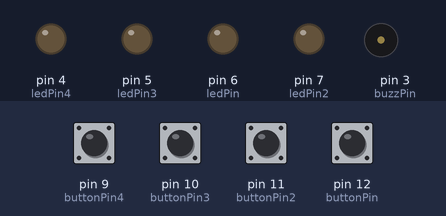
Simulated run of this sketch. Board: Arduino Uno, built with avr-gcc and run on an emulated ATmega328P. On the bench: output pins drawn as LEDs (lit = HIGH), buzzer (waves = sounding). The inputs (shaded band) are chosen by the test bench; at power-on: pin 9 (buttonPin4), pin 10 (buttonPin3), pin 11 (buttonPin2), pin 12 (buttonPin) LOW.

Above: at 1.2 s.
1.3 s: pin 12 (buttonPin) pulled HIGH for 0.15 s
At 3.65 s:
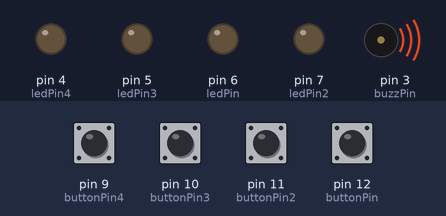
Timing chart, 0 to 8.4 s (numbered marks = the images above; inputs shaded):
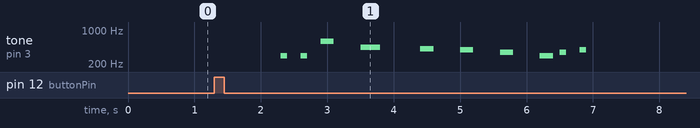

Measured:
- after the input at 1.3 s, tone on pin 3 (buzzPin): plays 293 Hz for 0.10 s, 293 Hz for 0.10 s, 587 Hz for 0.20 s, 440 Hz for 0.30 s, 415 Hz for 0.20 s, 392 Hz for 0.20 s … (10 notes in this stretch), starting after 1.0 s

The sketch:

megalovania.ino
```cpp
const int buttonPin = 12;
const int buttonPin2 = 11;
const int buttonPin3 = 10;
const int buttonPin4 = 9;
const int ledPin =  6;
const int ledPin2 =  7;
const int ledPin3 =  5;
const int ledPin4 =  4;

const int buzzPin = 3;
const int c = 293;
const int c2 = 587;
const int a = 440;
const int gsh = 415;
const int g = 392;
const int f = 349;


void setup() {
  // put your setup code here, to run once:
  pinMode(ledPin, OUTPUT);
  pinMode(ledPin2, OUTPUT);
  pinMode(ledPin3, OUTPUT);
  pinMode(ledPin4, OUTPUT);

  pinMode(buttonPin, INPUT);
  pinMode(buttonPin2, INPUT);
  pinMode(buttonPin3, INPUT);
  pinMode(buttonPin4, INPUT);
}

void loop() {
  // put your main code here, to run repeatedly:
   bool button1 = digitalRead(buttonPin);
    bool button2 = digitalRead(buttonPin2);
    bool button3 = digitalRead(buttonPin3);
    bool button4 = digitalRead(buttonPin4);

    if (button1 == true) {
    delay(1000);
    tone(3, c, 100);
    delay(300);
    tone(3, c, 100);
    delay(300);
    tone(3, c2, 200);
    delay(600);
    tone(3, a, 300);
    delay(900);
    tone(3, gsh, 200);
    delay(600);
    tone(3, g, 200);
    delay(600);
    tone(3, f, 200);
    delay(600);
    tone(3, c, 200);
    delay(300);
    tone(3, f, 100);
    delay(300);
    tone(3, g, 100);
    }
    if (button2 == true) {

    }
    if (button3 == true) {

    }
    if (button4 == true) {

    }
}
```
